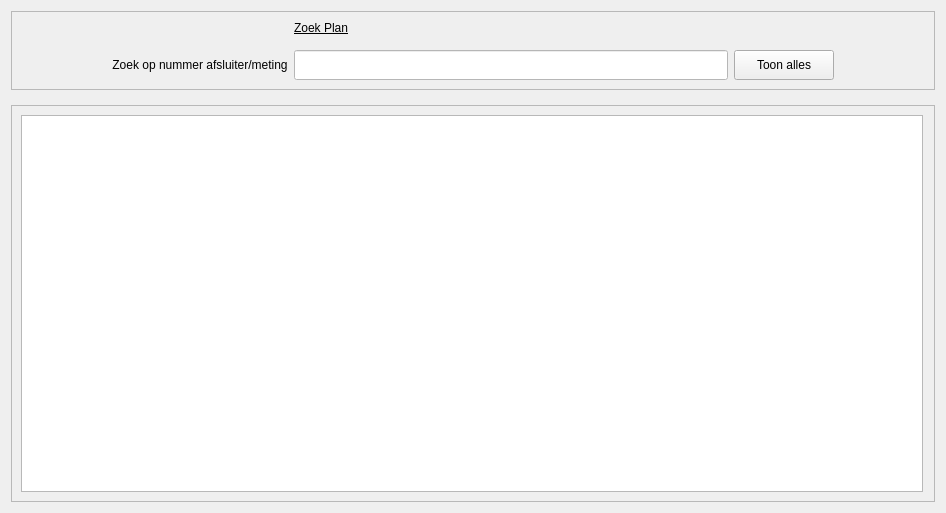
                            <widget class="QWidget" name="scrollAreaWidgetContents_15">
                             <property name="geometry">
                              <rect>
                               <x>0</x>
                               <y>0</y>
                               <width>946</width>
                               <height>513</height>
                              </rect>
                             </property>
                             <property name="styleSheet">
                              <string notr="true">font: 75 12pt &quot;Roboto Condensed&quot;;</string>
                             </property>
                             <layout class="QVBoxLayout" name="verticalLayout_62">
                              <property name="spacing">
                               <number>15</number>
                              </property>
                              <item>
                               <widget class="QFrame" name="frame_8">
                                <property name="maximumSize">
                                 <size>
                                  <width>16777215</width>
                                  <height>80</height>
                                 </size>
                                </property>
                                <property name="frameShape">
                                 <enum>QFrame::StyledPanel</enum>
                                </property>
                                <property name="frameShadow">
                                 <enum>QFrame::Raised</enum>
                                </property>
                                <layout class="QGridLayout" name="gridLayout_35">
                                 <property name="leftMargin">
                                  <number>100</number>
                                 </property>
                                 <property name="rightMargin">
                                  <number>100</number>
                                 </property>
                                 <property name="verticalSpacing">
                                  <number>15</number>
                                 </property>
                                 <item row="1" column="1">
                                  <widget class="QLabel" name="label_63">
                                   <property name="minimumSize">
                                    <size>
                                     <width>0</width>
                                     <height>30</height>
                                    </size>
                                   </property>
                                   <property name="styleSheet">
                                    <string notr="true">font: 75 14pt &quot;Roboto Condensed&quot;;</string>
                                   </property>
                                   <property name="text">
                                    <string>Zoek op nummer afsluiter/meting</string>
                                   </property>
                                   <property name="alignment">
                                    <set>Qt::AlignCenter</set>
                                   </property>
                                  </widget>
                                 </item>
                                 <item row="1" column="3">
                                  <widget class="QPushButton" name="btnToonAlles">
                                   <property name="minimumSize">
                                    <size>
                                     <width>100</width>
                                     <height>30</height>
                                    </size>
                                   </property>
                                   <property name="text">
                                    <string>Toon alles</string>
                                   </property>
                                  </widget>
                                 </item>
                                 <item row="1" column="2">
                                  <widget class="QLineEdit" name="txtSearchZoekPlan">
                                   <property name="minimumSize">
                                    <size>
                                     <width>0</width>
                                     <height>30</height>
                                    </size>
                                   </property>
                                   <property name="styleSheet">
                                    <string notr="true">background-color:#fff;</string>
                                   </property>
                                  </widget>
                                 </item>
                                 <item row="0" column="2">
                                  <widget class="QLabel" name="label_55">
                                   <property name="styleSheet">
                                    <string notr="true">font: bold 14pt &quot;Roboto Condensed&quot;;
text-decoration:underline;</string>
                                   </property>
                                   <property name="text">
                                    <string>Zoek Plan</string>
                                   </property>
                                   <property name="alignment">
                                    <set>Qt::AlignLeading|Qt::AlignLeft|Qt::AlignVCenter</set>
                                   </property>
                                  </widget>
                                 </item>
                                </layout>
                               </widget>
                              </item>
                              <item>
                               <widget class="QFrame" name="frameZoekPlan">
                                <property name="styleSheet">
                                 <string notr="true"/>
                                </property>
                                <property name="frameShape">
                                 <enum>QFrame::StyledPanel</enum>
                                </property>
                                <property name="frameShadow">
                                 <enum>QFrame::Sunken</enum>
                                </property>
                                <layout class="QGridLayout" name="gridLayout_32">
                                 <property name="rightMargin">
                                  <number>11</number>
                                 </property>
                                 <item row="0" column="0">
                                  <widget class="QListWidget" name="listWidgetPlan">
                                   <property name="frameShadow">
                                    <enum>QFrame::Raised</enum>
                                   </property>
                                  </widget>
                                 </item>
                                </layout>
                               </widget>
                              </item>
                             </layout>
                            </widget>
